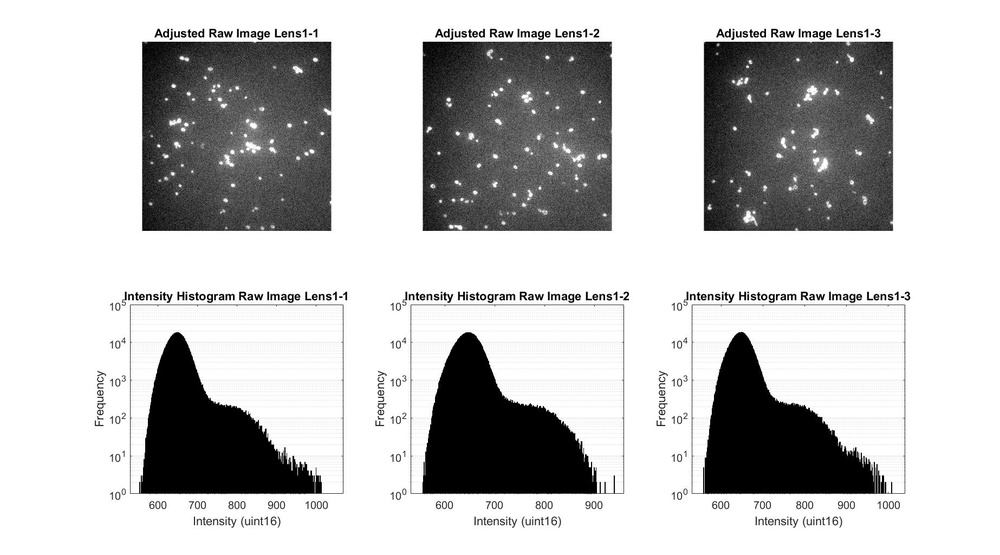
%> input picture Examples/George/ImageProcessing/Lens1-raw.jpg, 1000 x 555 px, shrunk from 1846 x 1024 before the run
$ octave --eval "result = autoCluster2('Lens1-raw.jpg');"   (GNU Octave 9; MATLAB toolbox functions it lacks are replaced by stand-ins)
%> lines starting %> are read from the running program, lines starting %| are printed output that depends on the picture; in (x1, y1, x2, y2) boxes, pixels count from 0 and x2, y2 are one past the last pixel; in counts of white or black regions, pixels touching at a corner belong together; the program's own positions count from 1
function [I,foreground]=autoCluster2(filename)
%> called with filename = 'Lens1-raw.jpg'

warning('off');
if ischar(filename)
    sample=(imread(filename));
%> sample is the input picture: size 555x1000x3 uint8; min 0, max 255, mean 194.4
else
    sample=filename;
end

% initial saddle plot
if (size(sample,3)>1)
    gsample=rgb2gray(sample);
else
    gsample=sample;
end

I=gsample;
I=imgaussfilt(I,1);

im = single(I(:));
im = im - mean(im);
im = im ./ std(im);
L = kmeans(im,2,'Replicates',2);
BW = (L==2);
%> BW = 555000 logical values, 157311 true
I = reshape(BW,size(I));
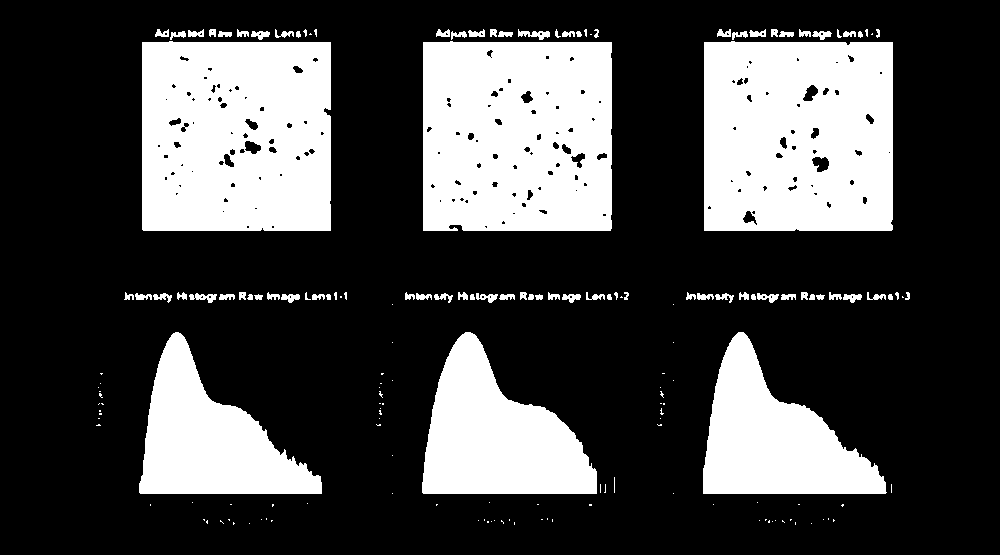
%> I: size 555x1000 logical; 28.3% white; 181 white regions (100 under 20 px), largest, box (x1, y1, x2, y2) and area: (142, 41, 331, 231) 34719, (704, 41, 893, 231) 34678, (423, 41, 612, 231) 34670

I=imopen(I, strel('disk', 5));
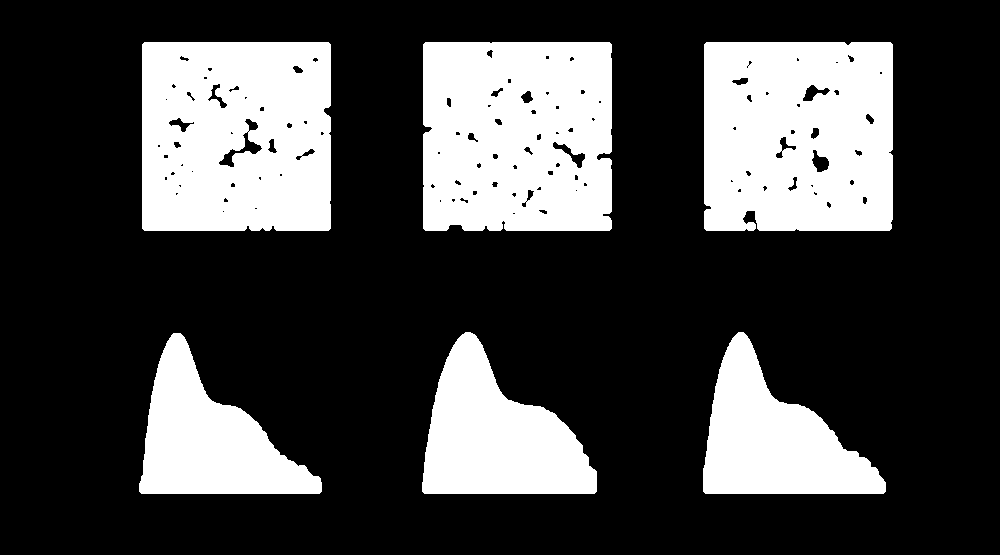
%> I: size 555x1000 logical; 27.3% white; 6 white regions, box (x1, y1, x2, y2) and area: (704, 42, 893, 231) 34471, (142, 42, 331, 231) 34447, (423, 42, 612, 231) 34433, (422, 332, 597, 494) 17057, (703, 332, 886, 494) 15814, (139, 333, 322, 494) 15082

foreground=sample;
foreground(~repmat(I,1,1,size(sample,3)))=0;
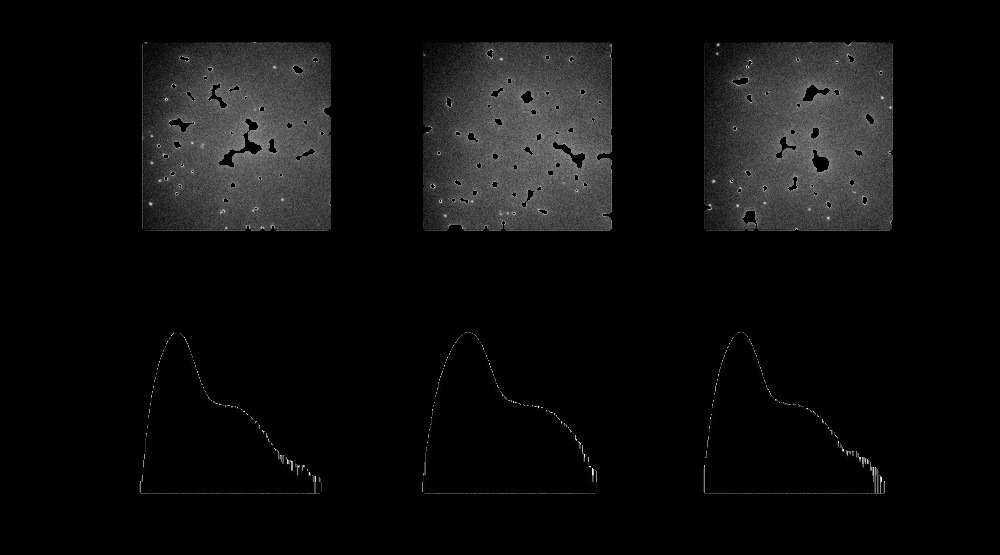
%> foreground: size 555x1000x3 uint8; min 0, max 255, mean 13.5
end

$ run again, on Examples/George/ImageProcessing/Segmentation.jpg
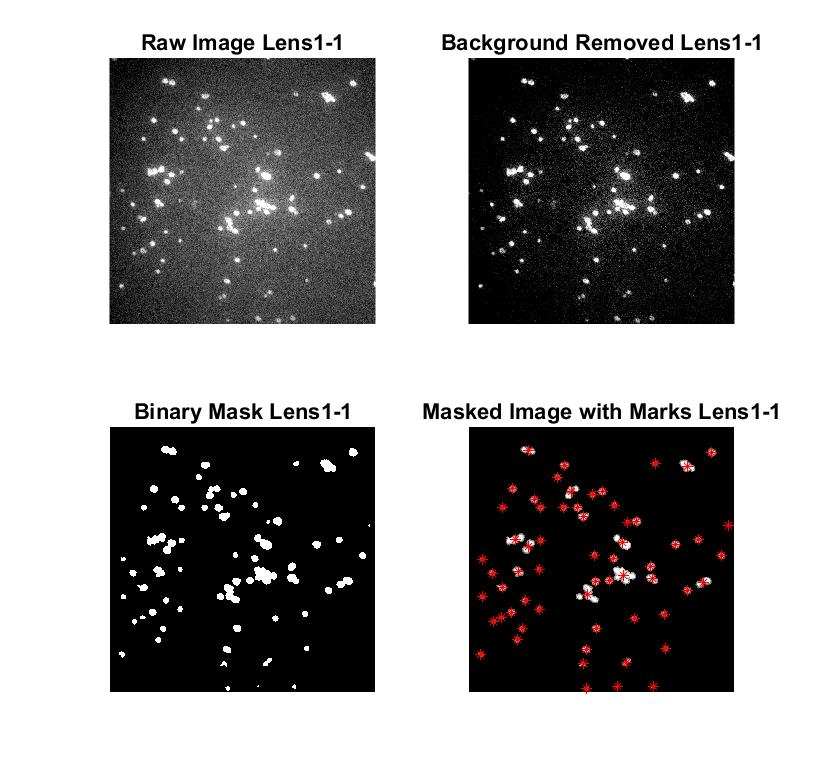
%> input picture Examples/George/ImageProcessing/Segmentation.jpg, 816 x 778 px
%> in autoCluster2, sample is the input picture: size 778x816x3 uint8; mean R, G, B 152.1, 151.3, 151.3
%> BW = 634848 logical values, 281319 true
%> in autoCluster2, `I = reshape(BW,size(I));`:
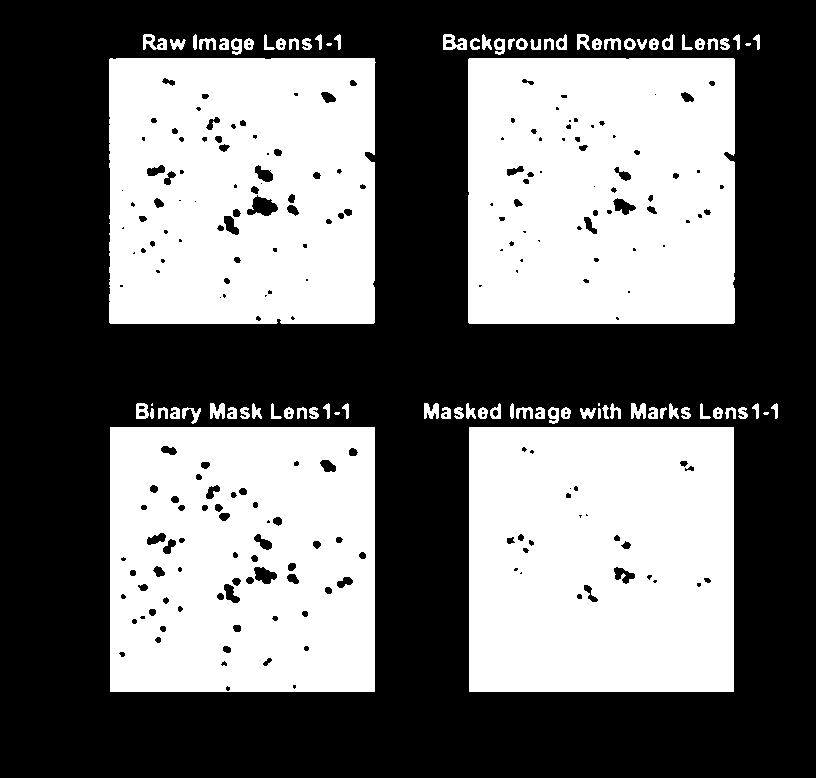
%> I: size 778x816 logical; 44.3% white; 86 white regions (6 under 20 px), largest, box (x1, y1, x2, y2) and area: (468, 58, 735, 324) 69529, (469, 427, 734, 692) 69513, (109, 58, 376, 324) 68120
%> in autoCluster2, `foreground(~repmat(I,1,1,size(sample,3)))=0;`:
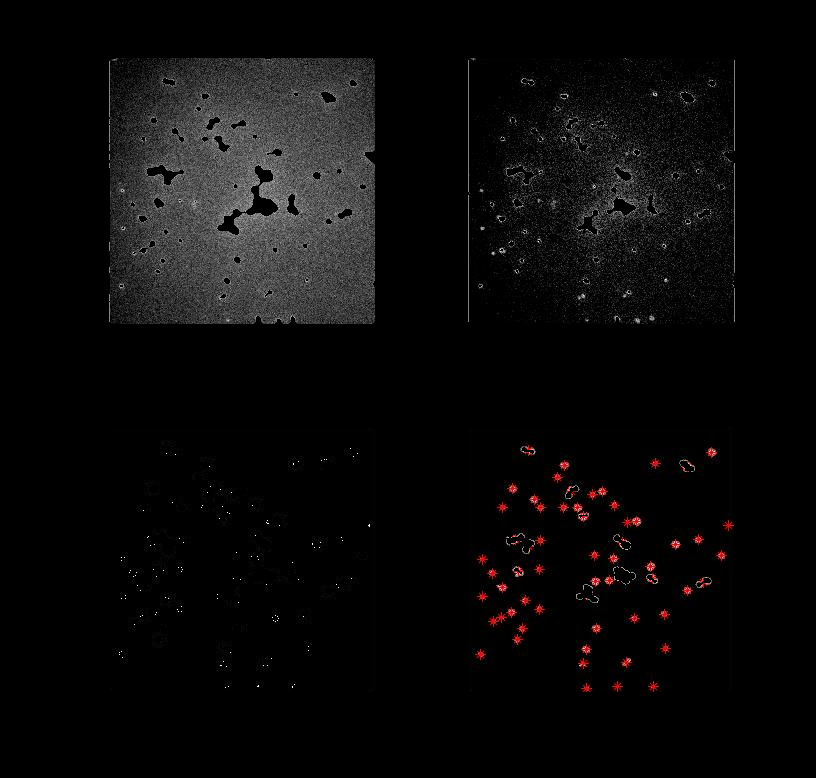
%> foreground: size 778x816x3 uint8; mean R, G, B 10.3, 9.5, 9.5
